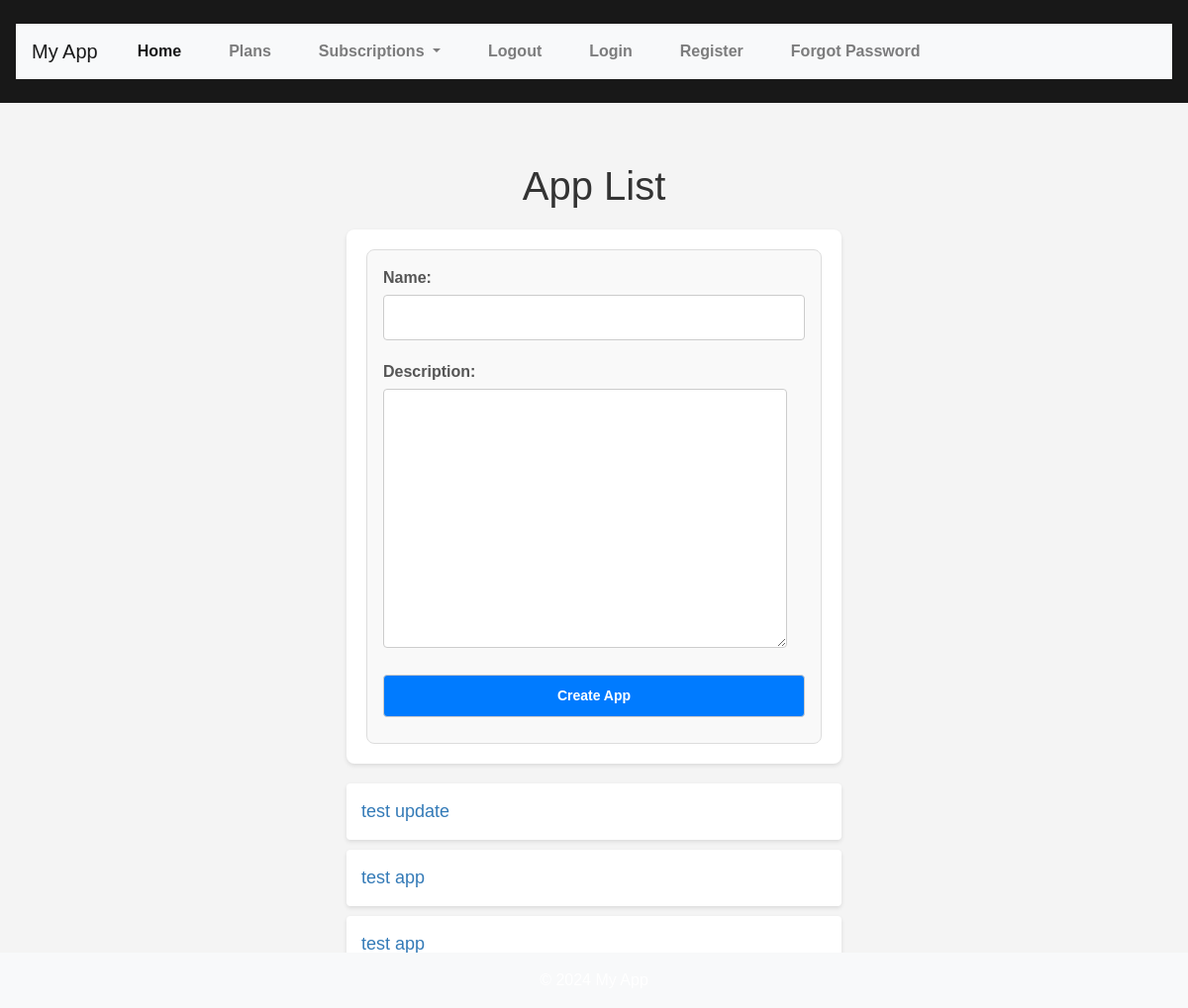
/api/apps/ (signed in), run on an earlier commit of the app's database.
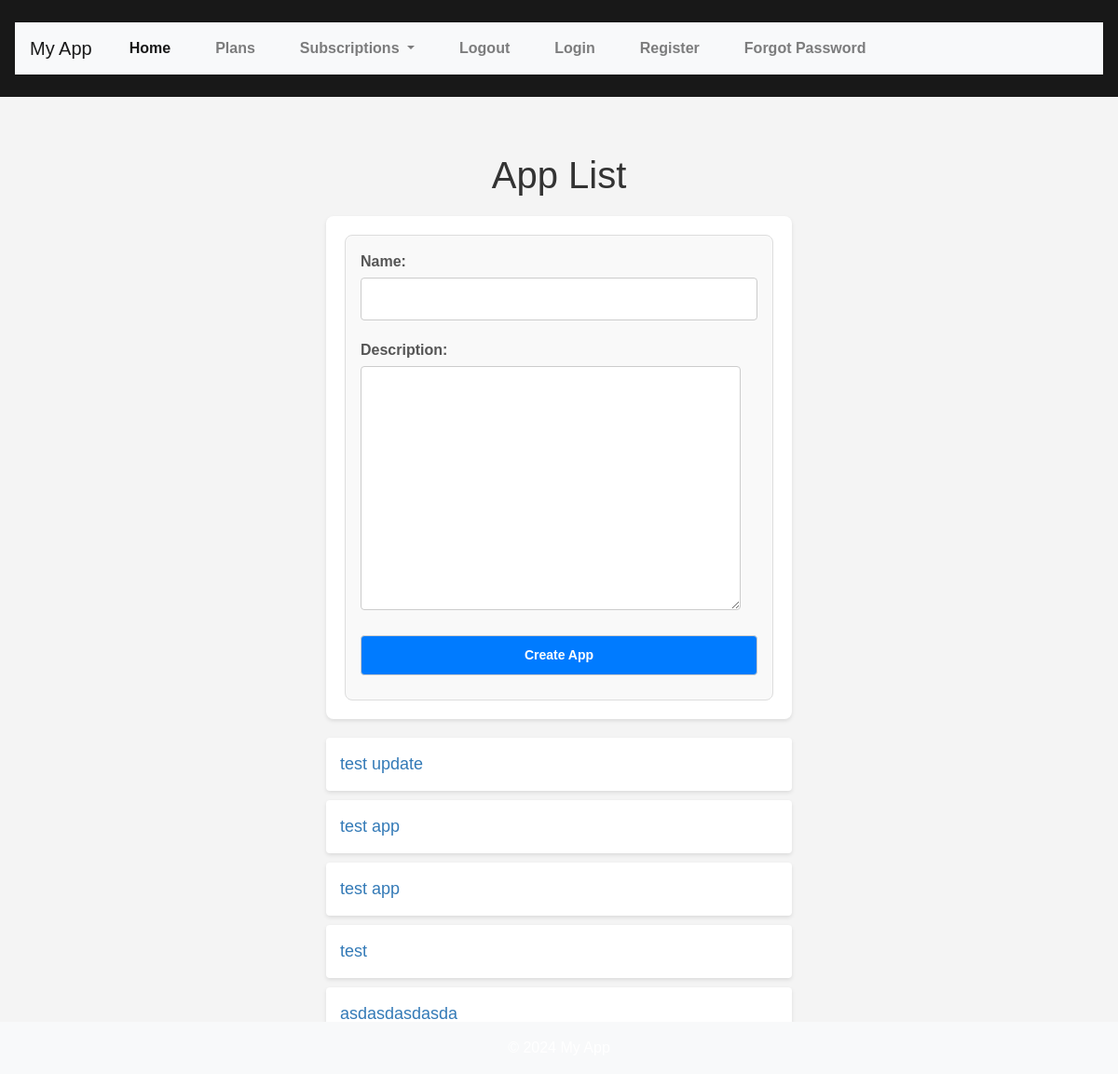
And on a later commit of the database.
### core/models.py (models this page shows, shortened)
class App(models.Model):
    name = models.CharField(max_length=255)
    description = models.TextField()
    user = models.ForeignKey(User, on_delete=models.CASCADE)

### core/views.py (the view, shortened to what this page needs)
# urls.py: path('apps/', views.AppListCreateHTMLView.as_view(), name='app-list-create-view'),
class AppListCreateHTMLView(LoginRequiredMixin, View):
    def get(self, request):
        apps = App.objects.all()
        form = AppForm()  # Initialize an empty form
        return render(request, 'app/app_list.html', {'apps': apps, 'form': form})

### core/forms.py
class AppForm(forms.ModelForm):
    class Meta:
        model = App
        fields = ['name', 'description']  # Add fields as needed

### core/templates/app/app_list.html (shortened to what this page needs)
{% extends 'base.html' %}
{% block content %}
<h1>App List</h1>
<div class="form-container">
    <form method="post">
        {{ form.as_p }}
        <button type="submit" class="btn">Create App</button>
    </form>
</div>
<ul class="app-list">
    {% for app in apps %}
    <li class="app-item">
        <a href="{% url 'app-detail-view' app.pk %}" class="app-link">{{ app.name }}</a>
    </li>
    {% endfor %}
</ul>
{% endblock %}

What changed in the data, as far as the page shows it:
added App: name "test"
added App: name "asdasdasdasda"
